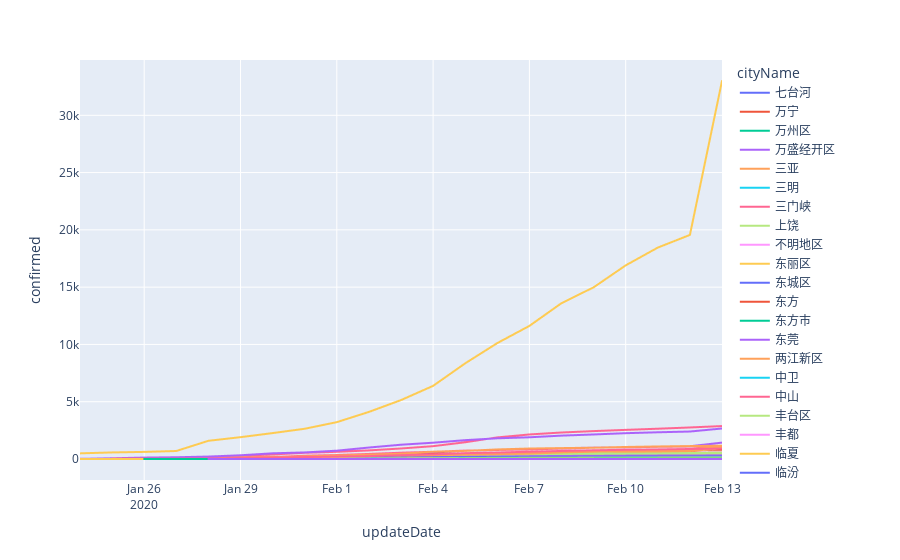

The notebook cell this image was saved under:
### Code cell
import plotly.express as px


fig = px.line(daily_frm_df.sort_values(['cityName','updateDate']), x="updateDate", y="confirmed", color='cityName')
fig.show()
